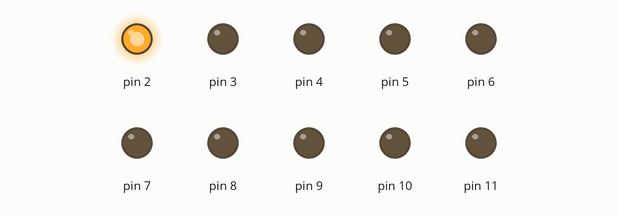
Simulated run of this sketch. Board: Arduino Uno, built with avr-gcc and run on an emulated ATmega328P. On the bench: output pins drawn as LEDs (lit = HIGH).

Above: at 0.1 s.
At 1.1 s:
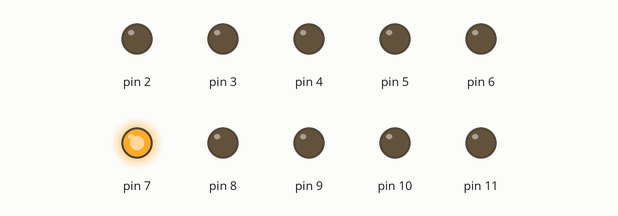
At 2.1 s:
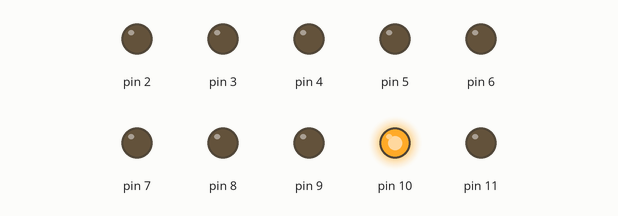
At 4.1 s:
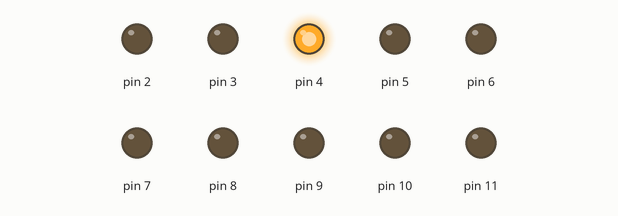
At 6.1 s:
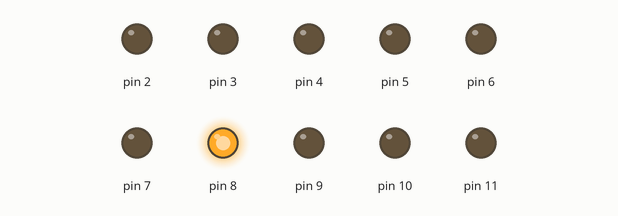
At 8.1 s:
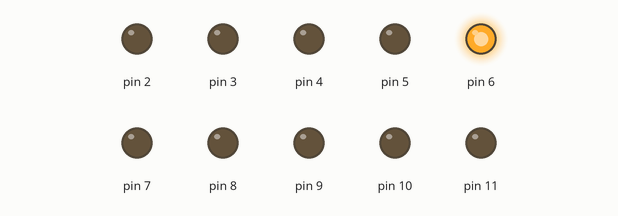
Timing chart, 0 to 8.4 s (numbered marks = the images above):
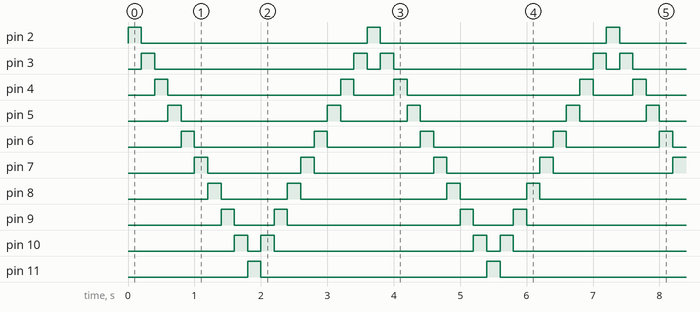

Measured:
- by itself, pin 2, pin 11: alternates HIGH for 0.20 s and LOW for 3.4 s
- by itself, pin 3: repeats every 3.6 s: LOW 3.0 s, HIGH 0.20 s, LOW 0.20 s, HIGH 0.20 s
- by itself, pin 4: repeats every 3.6 s: LOW 2.6 s, HIGH 0.20 s, LOW 0.60 s, HIGH 0.20 s
- by itself, pin 5: repeats every 3.6 s: LOW 2.2 s, HIGH 0.20 s, LOW 1.0 s, HIGH 0.20 s
- by itself, pin 6: repeats every 3.6 s: LOW 1.8 s, HIGH 0.20 s, LOW 1.4 s, HIGH 0.20 s
- by itself, pin 7: repeats every 3.6 s: LOW 1.4 s, HIGH 0.20 s, LOW 1.8 s, HIGH 0.20 s
- by itself, pin 8: repeats every 3.6 s: LOW 1.0 s, HIGH 0.20 s, LOW 2.2 s, HIGH 0.20 s
- by itself, pin 9: repeats every 3.6 s: LOW 0.60 s, HIGH 0.20 s, LOW 2.6 s, HIGH 0.20 s

The sketch:

ledknightRider.ino
```cpp
void setup(){
  pinMode(2,OUTPUT);
  pinMode(3,OUTPUT);
  pinMode(4,OUTPUT);
  pinMode(5,OUTPUT);
  pinMode(6,OUTPUT);
  pinMode(7,OUTPUT);
  pinMode(8,OUTPUT);
  pinMode(9,OUTPUT);
  pinMode(10,OUTPUT);
  pinMode(11,OUTPUT);
}

void loop(){
  int time = 200;
  for(int i=2;i<12;i++){
    digitalWrite(i, HIGH);
    delay(time);
    digitalWrite(i, LOW);
  }
  for(int i=10;i>2;i--){
    digitalWrite(i, HIGH);
    delay(time);
    digitalWrite(i, LOW);
  }
}
```
